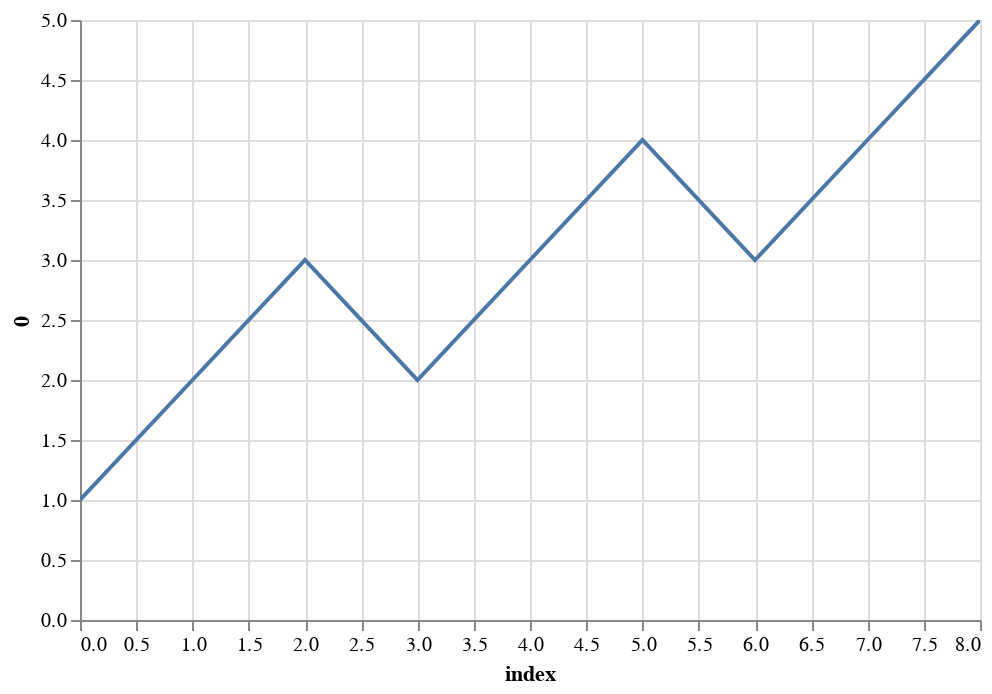

Vega-Lite specification for this chart:
### Vega-Lite specification from a JSON file in a GitHub repository (floating-point values rounded to 4 significant figures)
{"mark": "line", "encoding": {"x": {"field": "index", "type": "quantitative"}, "y": {"field": "0", "type": "quantitative"}}, "$schema": "https://vega.github.io/schema/vega-lite/v2.json", "width": 450, "height": 300, "selection": {"grid": {"type": "interval", "bind": "scales"}}, "data": {"values": [{"index": 0, "0": 1}, {"index": 1, "0": 2}, {"index": 2, "0": 3}, {"index": 3, "0": 2}, {"index": 4, "0": 3}, {"index": 5, "0": 4}, {"index": 6, "0": 3}, {"index": 7, "0": 4}, {"index": 8, "0": 5}]}}
